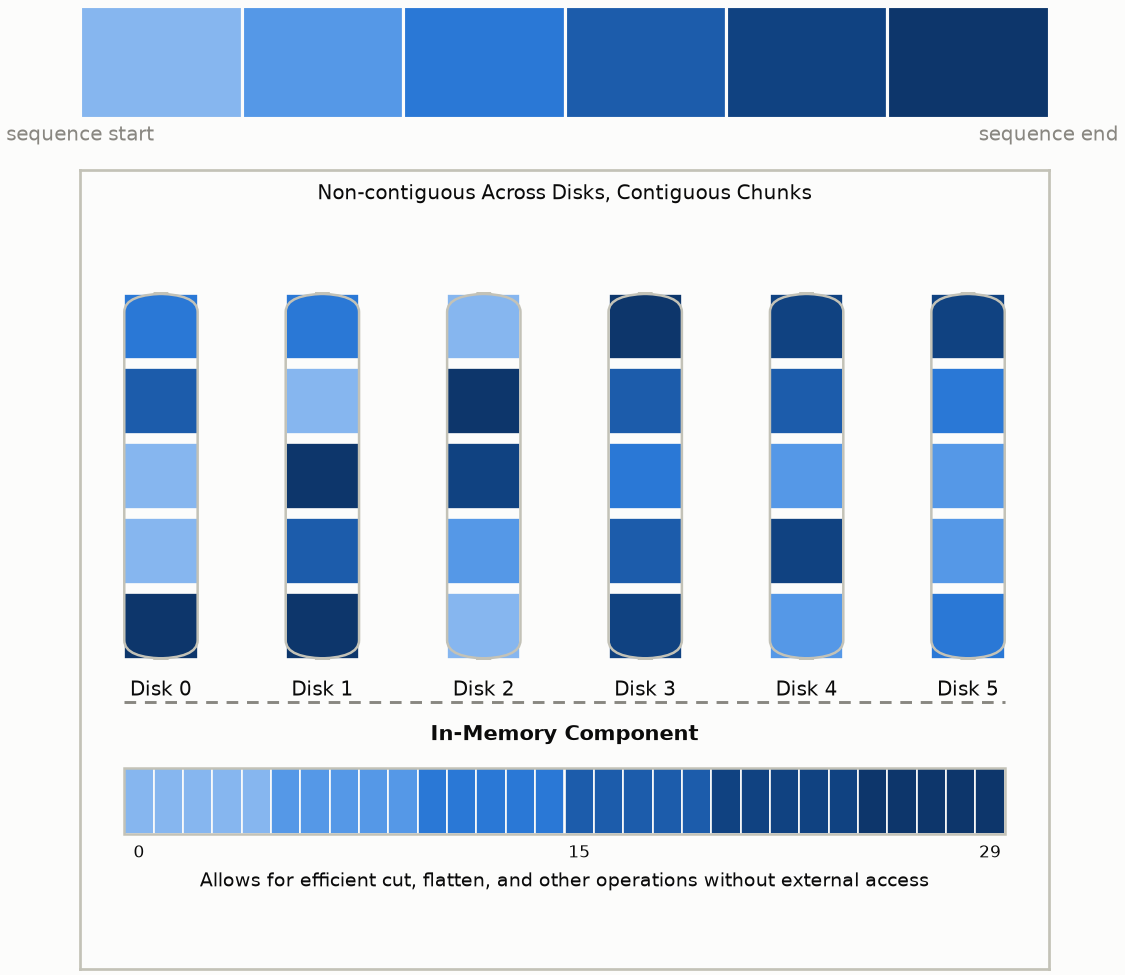

Reproduce this figure in Python.
#!/usr/bin/env python3
"""Conceptual diagram: chunk_seq's hashed chunk placement (the "Hashed
Chunking" panel of disk_layout_diagram.py).  Not data-driven (no CSV input,
no CLI sweep) -- it renders synthetic layout data purely to illustrate the
placement strategy.

Variant of disk_layout_diagram_notitle.py's hashed panel: identical diagram,
but the in-memory sub-panel's label reads "In-Memory Component" instead of
"In-Memory Representation" (also still untitled -- no fig.suptitle, per that
variant). Only the hashed panel is reproduced here since the requested label
change is specific to it; the sequential/Peter panel is unaffected and lives
in disk_layout_diagram_notitle.py.
"""
import argparse

import matplotlib

matplotlib.use("Agg")
import matplotlib.patches as mpatches
import matplotlib.pyplot as plt
import numpy as np
from matplotlib.lines import Line2D

# Light-mode chart palette (see the dataviz skill's reference palette).
SURFACE = "#fcfcfb"
INK_PRIMARY = "#0b0b0b"
INK_SECONDARY = "#52514e"
INK_MUTED = "#898781"
BASELINE = "#c3c2b7"

# Color encodes a chunk/range's original position in the logical sequence,
# consistently across both images: a discrete monochrome blue ramp, light to
# dark, so lighter == earlier and darker == later -- a genuinely
# sequential/ordinal encoding rather than a decorative multi-hue one,
# matching the blue steps in the dataviz skill's reference palette.
DISCRETE_STEPS = [
    "#86b6ef",  # step 250 -- lightest (earliest position)
    "#5598e7",  # step 350
    "#2a78d6",  # step 450
    "#1c5cab",  # step 550
    "#104281",  # step 650
    "#0d366b",  # step 700 -- darkest (latest position)
]
N_DISCRETE = len(DISCRETE_STEPS)


def seq_color(i, n):
    """Discrete academic-palette color for element i of n, bucketed into
    N_DISCRETE equal-width buckets of the logical sequence (monotonic, so
    elements far apart in i land in different/ordered buckets)."""
    bucket = min(int(i / n * N_DISCRETE), N_DISCRETE - 1)
    return DISCRETE_STEPS[bucket]

N_DISKS = 6
CHUNKS_PER_DISK = 5
N_CHUNKS = N_DISKS * CHUNKS_PER_DISK

COL_GAP = 0.10
COL_WIDTH = (1.0 - COL_GAP * (N_DISKS - 1)) / N_DISKS


def col_x0(d):
    return d * (COL_WIDTH + COL_GAP)


def group_width():
    return N_DISKS * (COL_WIDTH + COL_GAP) - COL_GAP


def draw_disk_frame(ax, x0, label):
    frame = mpatches.FancyBboxPatch(
        (x0, 0), COL_WIDTH, 1,
        boxstyle="round,pad=0.0,rounding_size=0.05",
        linewidth=1.2, edgecolor=BASELINE, facecolor="none",
        zorder=5, mutation_aspect=1,
    )
    ax.add_patch(frame)
    ax.text(x0 + COL_WIDTH / 2, -0.06, label, ha="center", va="top",
            fontsize=9.5, color=INK_PRIMARY)


def style_panel(ax, caption, ylim=(-0.85, 1.34)):
    ax.set_xlim(-0.05, group_width() + 0.05)
    ax.set_ylim(*ylim)
    ax.set_xticks([])
    ax.set_yticks([])
    ax.set_facecolor(SURFACE)
    for spine in ax.spines.values():
        spine.set_visible(True)
        spine.set_edgecolor(BASELINE)
        spine.set_linewidth(1.3)
    ax.text(group_width() / 2, 1.30, caption, ha="center", va="top",
            fontsize=9.5, color=INK_PRIMARY, wrap=True)


def draw_chunkseq_panel(ax):
    # Simulates parlay::hash64(slot) % num_drives: chunk order is scrambled by
    # a deterministic hash, then dealt round-robin so drive load stays
    # balanced (balls-in-bins) while original-position order is destroyed.
    order = np.random.default_rng(7).permutation(N_CHUNKS)
    disks = [[] for _ in range(N_DISKS)]
    for i, chunk_idx in enumerate(order):
        disks[i % N_DISKS].append(chunk_idx)

    tile_gap = 0.025
    tile_h = (1.0 - tile_gap * (CHUNKS_PER_DISK - 1)) / CHUNKS_PER_DISK
    for d in range(N_DISKS):
        x0 = col_x0(d)
        for t, chunk_idx in enumerate(disks[d]):
            y0 = 1 - (t + 1) * tile_h - t * tile_gap
            ax.add_patch(mpatches.Rectangle(
                (x0, y0), COL_WIDTH, tile_h,
                facecolor=seq_color(chunk_idx, N_CHUNKS), edgecolor=SURFACE,
                linewidth=0.8,
                zorder=1,
            ))
        draw_disk_frame(ax, x0, f"Disk {d}")
    style_panel(
        ax,
        "Non-contiguous Across Disks, Contiguous Chunks"
        "",
    )
    draw_chunks_array(ax)

    # Dashed divider between the external/on-disk tiles above and the
    # in-memory chunk_seq.chunks array below.
    ax.add_line(Line2D(
        [0, group_width()], [-0.12, -0.12],
        color=INK_MUTED, linewidth=1.4, linestyle=(0, (4, 3)), zorder=10,
    ))


def draw_chunks_array(ax):
    # Depicts chunk_seq.chunks: the in-memory, index-ordered accessor -- drawn
    # as a plain array so it visually contrasts with the scrambled disks above
    # (same chunks, same colors, but back in original index order: chunks[i]
    # is a direct, no-I/O lookup regardless of which physical disk holds it).
    ax.text(group_width() / 2, -0.18,
            "In-Memory Component",
            ha="center", va="top", fontsize=10, color=INK_PRIMARY,
            fontweight="bold")

    array_top, array_bot = -0.30, -0.48
    cell_w = group_width() / N_CHUNKS
    for i in range(N_CHUNKS):
        x0 = i * cell_w
        ax.add_patch(mpatches.Rectangle(
            (x0, array_bot), cell_w, array_top - array_bot,
            facecolor=seq_color(i, N_CHUNKS), edgecolor=SURFACE,
            linewidth=0.8, zorder=2,
        ))
    ax.add_patch(mpatches.Rectangle(
        (0, array_bot), group_width(), array_top - array_bot,
        facecolor="none", edgecolor=BASELINE, linewidth=1.2, zorder=3,
    ))

    for i in (0, N_CHUNKS // 2, N_CHUNKS - 1):
        ax.text(i * cell_w + cell_w / 2, array_bot - 0.03, str(i),
                ha="center", va="top", fontsize=8, color=INK_PRIMARY)

    ax.text(
        group_width() / 2, -0.58,
        "Allows for efficient cut, flatten, and other operations without external access\n",
        ha="center", va="top", fontsize=9, color=INK_PRIMARY,
    )


def draw_colorbar(ax):
    step_w = 1.0 / N_DISCRETE
    for k, color in enumerate(DISCRETE_STEPS):
        ax.add_patch(mpatches.Rectangle(
            (k * step_w, 0), step_w, 1,
            facecolor=color, edgecolor=SURFACE, linewidth=1.5,
        ))
    ax.set_xlim(0, 1)
    ax.set_ylim(0, 1)
    ax.set_yticks([])
    ax.set_xticks([0, 1])
    ax.set_xticklabels(["sequence start", "sequence end"])
    ax.tick_params(colors=INK_MUTED, length=0, labelsize=9.5)
    for spine in ax.spines.values():
        spine.set_visible(False)
    ax.text(0.5, 1.9, "",
            ha="center", va="bottom", fontsize=9.5, color=INK_SECONDARY,
            transform=ax.transAxes)


def build_hashed_figure():
    # No fig.suptitle (see module docstring) -- constrained_layout doesn't
    # reserve title space at all.
    fig = plt.figure(figsize=(7.5, 6.5), constrained_layout=True)
    fig.patch.set_facecolor(SURFACE)
    # Colorbar first (top row) so the legend is seen before the panel it
    # explains; the panel itself is the larger bottom row.
    gs = fig.add_gridspec(2, 1, height_ratios=[0.14, 1], hspace=0.05)

    cax = fig.add_subplot(gs[0])
    cax.set_facecolor(SURFACE)
    ax = fig.add_subplot(gs[1])

    draw_colorbar(cax)
    draw_chunkseq_panel(ax)

    return fig


def main():
    parser = argparse.ArgumentParser(description=__doc__)
    parser.add_argument(
        "--out-prefix", default="disk_layout_diagram_hashed_notitle_component",
        help="output PNG basename prefix; writes <prefix>.png "
             "(default: %(default)s)")
    args = parser.parse_args()

    out = f"{args.out_prefix}.png"
    fig = build_hashed_figure()
    fig.savefig(out, dpi=150, facecolor=fig.get_facecolor())
    plt.close(fig)
    print(f"wrote {out}")


if __name__ == "__main__":
    main()
